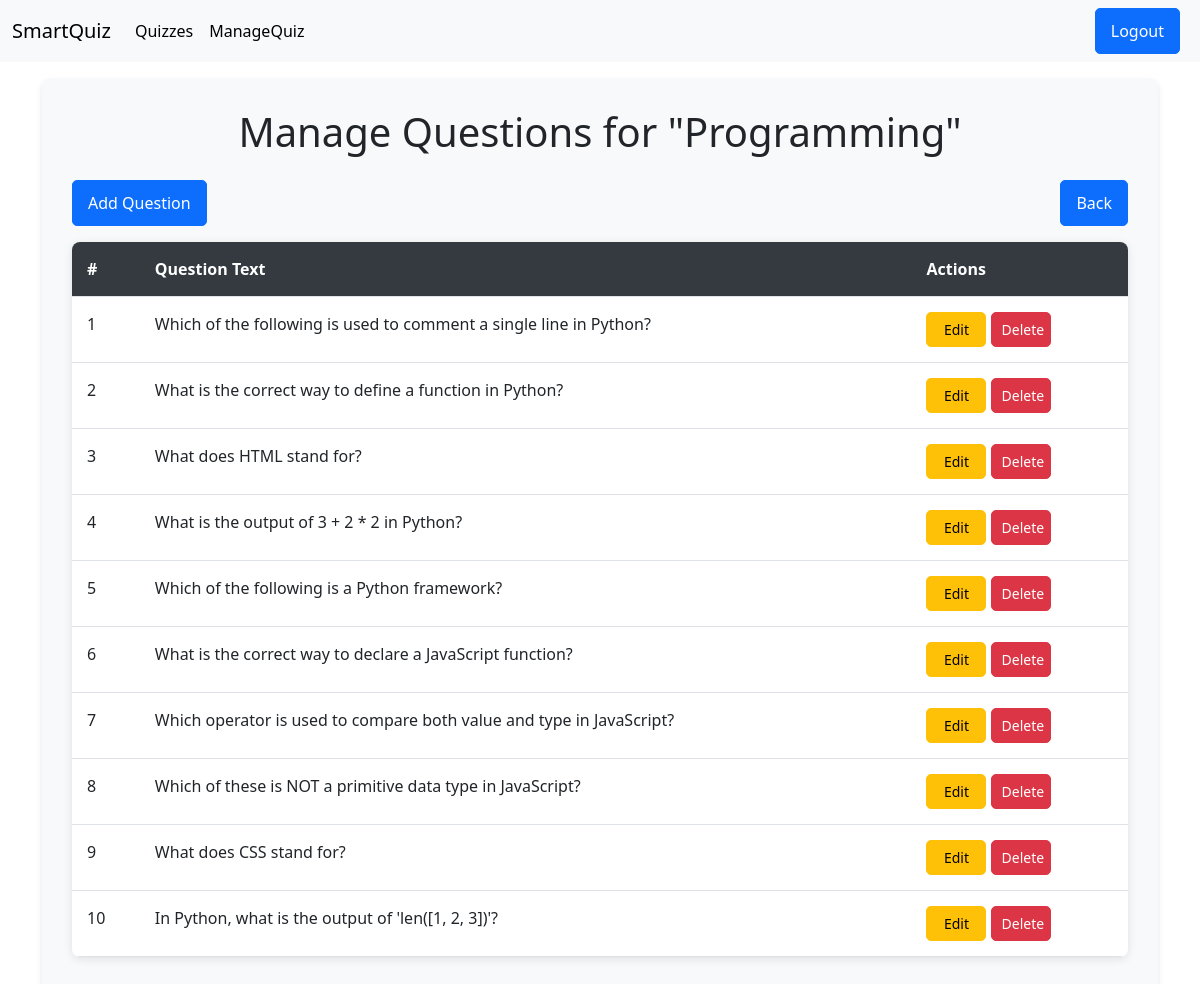
The page /questions/manage/1/ (signed in) on the database as committed earlier.
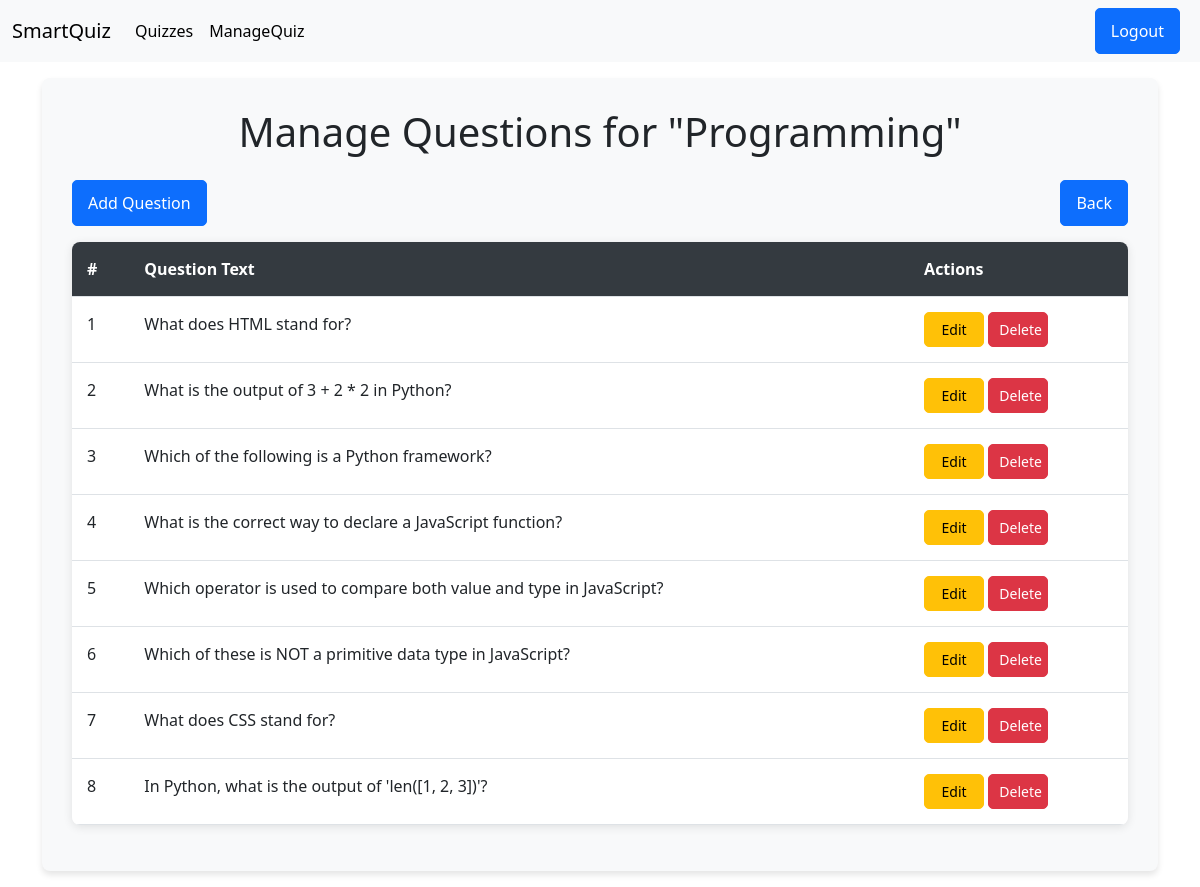
The same page on the database as committed later.
### quiz/models.py (models this page shows, shortened)
class QuizType(models.Model):
    name = models.CharField(max_length=100, unique=True)
    description = models.TextField()

class Question(models.Model):
    quiz_type = models.ForeignKey(QuizType, related_name='questions', on_delete=models.CASCADE)
    question_text = models.CharField(max_length=255)
    option_a = models.CharField(max_length=100)
    option_b = models.CharField(max_length=100)
    option_c = models.CharField(max_length=100)
    option_d = models.CharField(max_length=100)
    correct_answer = models.CharField(max_length=1)

### quiz/views.py (the view)
# urls.py: path('questions/manage/<int:pk>/', views.manage_questions, name='manage_questions'),
@user_passes_test(superuser_only)
def manage_questions(request, pk):
    quiz_type =  get_object_or_404(QuizType, pk=pk)
    questions = quiz_type.questions.all()
    return render(request, 'quiz/manage_questions.html', {'quiz_type':quiz_type, 'questions': questions})

### quiz/views.py (called while the page is built)
def superuser_only(user):
    return user.is_superuser

### quiz/templates/quiz/manage_questions.html
{% extends "base.html" %}
{% load static %}
{% block content %}
    <link rel="stylesheet" href="{% static 'quiz/css/styles.css' %}">
    <div class="container manage-container mb-3 mt-3">
        <h1 class="text-center mb-4">Manage Questions for "{{ quiz_type.name }}"</h1>
        <div class="d-flex justify-content-between align-items-center mb-3">
            <a class="btn btn-primary" href="{% url 'quiz:add_question' quiz_type.pk %}">Add Question</a>
            <a class="btn btn-primary" href="{% url 'quiz:manage-quiz' %}">Back</a>
        </div>
        <table class="table">
            <thead>
                <tr>
                    <th>#</th>
                    <th>Question Text</th>
                    <th>Actions</th>
                </tr>
            </thead>
            <tbody>
                {% for question in questions %}
                    <tr>
                        <td>{{ forloop.counter }}</td>
                        <td>{{ question.question_text }}</td>
                        <td>
                            <a href="{% url 'quiz:update_question' question.id %}" class="btn btn-warning btn-sm" style="width: 60px;">Edit</a>
                            <a href="{% url 'quiz:delete_question' question.id %}" class="btn btn-danger btn-sm" style="width: 60px;">Delete</a>
                        </td>
                    </tr>
                {% empty %}
                    <tr>
                        <td colspan="3" class="text-center">No questions available for this quiz.</td>
                    </tr>
                {% endfor %}
            </tbody>
        </table>
    </div>
{% endblock %}

### templates/base.html (shortened to what this page needs)
{% load static %}
<!DOCTYPE html>
<html lang="en">
<head>
    <link href="https://cdn.jsdelivr.net/npm/bootstrap@5.3.0-alpha1/dist/css/bootstrap.min.css" rel="stylesheet">
</head>
<body data-bs-theme="light">
      {% include 'navbar.html' with user=request.user %}
      <div class="container">
        {% block content %}
        {% endblock  %}
      </div>
</body>
</html>

### templates/navbar.html (shortened to what this page needs)
<nav class="navbar navbar-expand-lg nav-dark bg-body-tertiary">
    <div class="container-fluid">
      <a class="navbar-brand" href={% url 'quiz:home' %}>SmartQuiz</a>
      <div class="collapse navbar-collapse" id="navbarSupportedContent">
        <ul class="navbar-nav me-auto mb-2 mb-lg-0">
          <li class="nav-item">
            <a class="nav-link active" aria-current="page" href={% url 'quiz:home' %}>Quizzes</a>
          </li>
          {% if user.is_superuser %}
          <li class="nav-item">
            <a class="nav-link active" aria-current="page" href={% url 'quiz:manage-quiz' %}>ManageQuiz</a>
          </li>
          {% endif %}
        </ul>
        {% if user.is_authenticated %}
          <a class="btn btn-primary me-2" href={% url 'users:logout' %}>Logout</a>
        {% endif %}
      </div>
    </div>
</nav>

### quiz/static/quiz/css/styles.css (style rules this page uses)
.manage-container { padding: 30px; background-color: #f8f9fa; border-radius: 8px; box-shadow: 0 4px 6px rgba(0, 0, 0, 0.1); }
.table { border-radius: 8px; overflow: hidden; box-shadow: 0 2px 10px rgba(0, 0, 0, 0.1); }
.table th, .table td { padding: 15px; }
.table th { background-color: #343a40; color: white; font-weight: bold; }
.btn-primary { font-size: 1rem; padding: 10px 15px; border-radius: 5px; }
.btn-sm { font-size: 0.875rem; padding: 6px 10px; border-radius: 5px; }
.btn-warning { background-color: #ffc107; border-color: #ffc107; }
.btn-danger { background-color: #dc3545; border-color: #dc3545; }

Rows that differ between the two databases and show on the page:
removed Question: question_text "Which of the following is used to comment a single line in Python?"
removed Question: question_text "What is the correct way to define a function in Python?"
